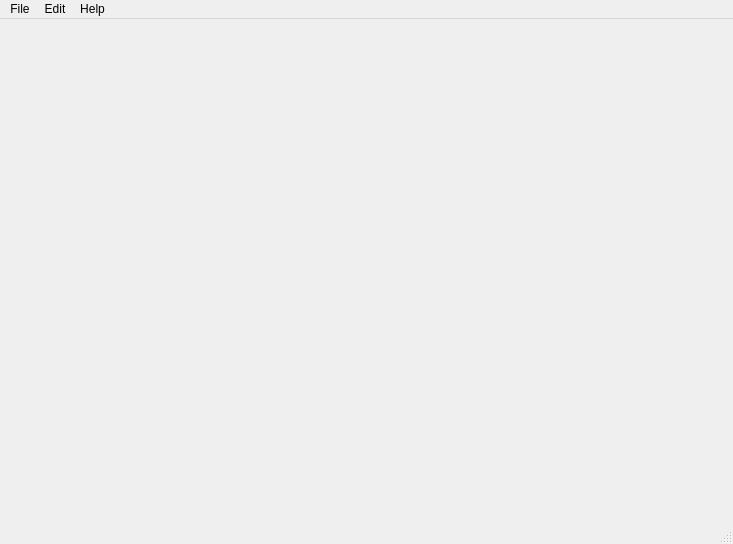
<?xml version="1.0" encoding="UTF-8"?>
<ui version="4.0">
 <class>MainWindow</class>
 <widget class="QMainWindow" name="MainWindow">
  <property name="geometry">
   <rect>
    <x>0</x>
    <y>0</y>
    <width>733</width>
    <height>544</height>
   </rect>
  </property>
  <property name="windowTitle">
   <string>MainWindow</string>
  </property>
  <property name="statusTip">
   <string>https://github.com/Bruno-H-Neves/ComputationalVision</string>
  </property>
  <widget class="QWidget" name="centralwidget"/>
  <widget class="QMenuBar" name="menubar">
   <property name="geometry">
    <rect>
     <x>0</x>
     <y>0</y>
     <width>733</width>
     <height>21</height>
    </rect>
   </property>
   <widget class="QMenu" name="menuFile">
    <property name="title">
     <string>File</string>
    </property>
    <widget class="QMenu" name="menuOpen_File">
     <property name="title">
      <string>Open File</string>
     </property>
     <addaction name="actionFile"/>
     <addaction name="actionFolder"/>
    </widget>
    <widget class="QMenu" name="menuSave">
     <property name="title">
      <string>Save</string>
     </property>
     <addaction name="actionSave_2"/>
     <addaction name="actionSave_As"/>
    </widget>
    <addaction name="menuOpen_File"/>
    <addaction name="menuSave"/>
    <addaction name="actionPrint"/>
    <addaction name="actionPublish"/>
    <addaction name="actionExit"/>
   </widget>
   <widget class="QMenu" name="menuEdit">
    <property name="title">
     <string>Edit</string>
    </property>
    <addaction name="actionCut"/>
    <addaction name="actionCopy"/>
    <addaction name="actionPaste"/>
   </widget>
   <widget class="QMenu" name="menuHelp">
    <property name="title">
     <string>Help</string>
    </property>
    <addaction name="actionHelp"/>
    <addaction name="actionAbout_Us"/>
   </widget>
   <addaction name="menuFile"/>
   <addaction name="menuEdit"/>
   <addaction name="menuHelp"/>
  </widget>
  <widget class="QStatusBar" name="statusbar">
   <property name="statusTip">
    <string>https://github.com/Bruno-H-Neves/ComputationalVision</string>
   </property>
  </widget>
  <action name="actionExit">
   <property name="text">
    <string>Exit</string>
   </property>
  </action>
  <action name="actionCut">
   <property name="text">
    <string>Cut</string>
   </property>
  </action>
  <action name="actionPaste">
   <property name="text">
    <string>Paste</string>
   </property>
  </action>
  <action name="actionPrint">
   <property name="text">
    <string>Print</string>
   </property>
  </action>
  <action name="actionPublish">
   <property name="text">
    <string>Publish</string>
   </property>
  </action>
  <action name="actionHelp">
   <property name="text">
    <string>Help</string>
   </property>
  </action>
  <action name="actionAbout_Us">
   <property name="text">
    <string>About Us...</string>
   </property>
  </action>
  <action name="actionCopy">
   <property name="text">
    <string>Copy</string>
   </property>
  </action>
  <action name="actionFile">
   <property name="text">
    <string>File</string>
   </property>
  </action>
  <action name="actionFolder">
   <property name="text">
    <string>Folder</string>
   </property>
  </action>
  <action name="actionSave_2">
   <property name="text">
    <string>Save</string>
   </property>
  </action>
  <action name="actionSave_As">
   <property name="text">
    <string>Save As...</string>
   </property>
  </action>
 </widget>
 <resources/>
 <connections/>
</ui>
